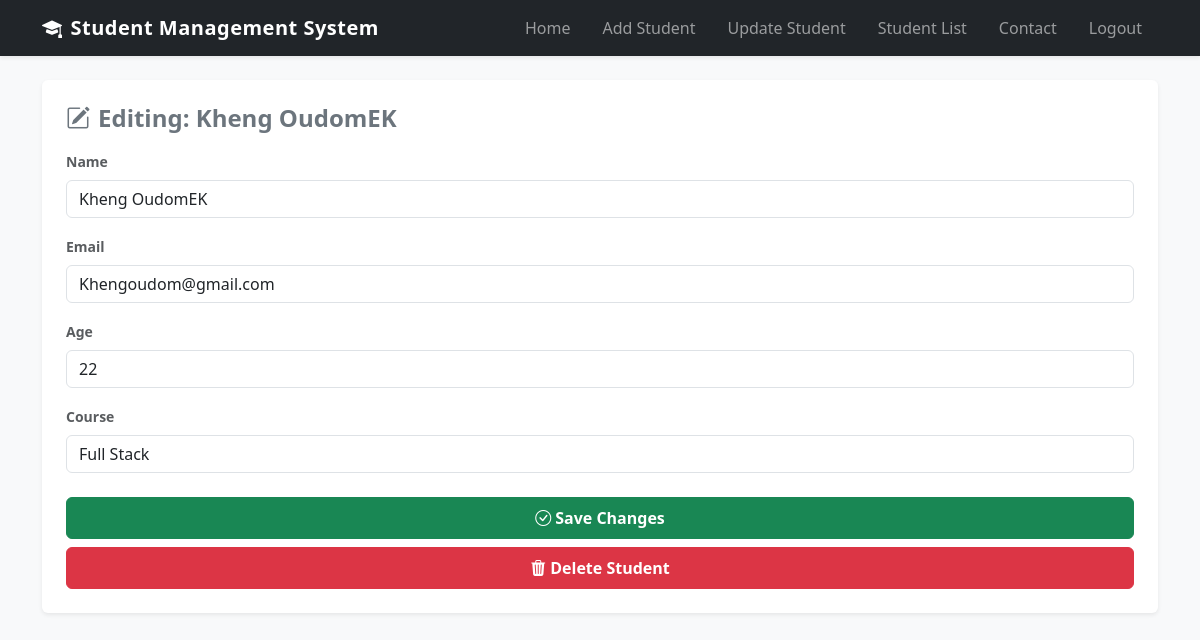
The app's page /edit/1/ (signed in) with its own data.
### students/models.py (models this page shows)
class Student(models.Model):
    name = models.CharField(max_length=30)
    email = models.EmailField(max_length=30)
    age = models.IntegerField()
    course = models.CharField(max_length=30)

### students/views.py (the view)
# urls.py: path('edit/<int:student_id>/', views.edit_student, name='edit_student'),
@login_required
@user_passes_test(lambda u: u.is_staff)
def edit_student(request, student_id=None):
    if student_id is None:
        students = Student.objects.all()
        return render(request, 'edit_student.html', {'students': students, 'student': None})
    student = Student.objects.get(id=student_id)
    if request.method == 'POST':
        form = StudentForm(request.POST, instance=student)
        if form.is_valid():
            form.save()
            return redirect('student_list')
    else:
        form = StudentForm(instance=student)
    return render(request, 'edit_student.html', {'form': form, 'student': student})

### students/forms.py (shortened to what this page needs)
class StudentForm(ModelForm):
    class Meta:
        model = Student
        fields = '__all__'
    def __init__(self, *args, **kwargs):
        super().__init__(*args, **kwargs)
        for field_name, field in self.fields.items():
            field.widget.attrs.update({'class': 'form-control'})

### students/templates/edit_student.html (shortened to what this page needs)
{% extends 'base.html' %} {% block title %}Update Student Record{% endblock %}
{% block content %} {% if student %}
<div class="card shadow-sm border-0 p-4">
  <h4 class="mb-3 text-secondary fw-bold">
    <i class="bi bi-pencil-square me-2"></i>Editing: {{ student.name }}
  </h4>
  <form method="post" novalidate>
    {% csrf_token %} {% for field in form %}
    <div class="mb-3">
      <label class="form-label fw-semibold text-muted small"
        >{{ field.label }}</label
      >
      {{ field }}
    </div>
    {% endfor %}
    <button type="submit" class="btn btn-success w-100 py-2 mt-2 fw-bold">
      <i class="bi bi-check-circle me-1"></i>Save Changes
    </button>
  </form>
  <a
    href="{% url 'delete_student' student.id %}"
    class="btn btn-danger w-100 py-2 mt-2 fw-bold"
    onclick="return confirm('Permanently remove this student record?');"
  >
    <i class="bi bi-trash3-fill me-1"></i>Delete Student
  </a>
</div>
{% endif %} {% endblock %}

### students/templates/base.html (style rules this page uses)
body { background-color: #f8f9fa; }

### records on screen
Student: name "Kheng OudomEK", form "Kheng OudomEK" "Khengoudom@gmail.com" "22" "Full Stack"

### other values on screen
{{ field.label }} "Name" "Email" "Age" "Course"
